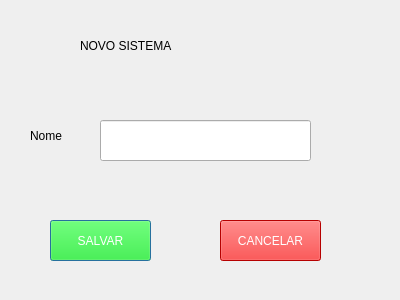
<?xml version="1.0" encoding="UTF-8"?>
<ui version="4.0">
 <class>Dialog</class>
 <widget class="QDialog" name="Dialog">
  <property name="geometry">
   <rect>
    <x>0</x>
    <y>0</y>
    <width>400</width>
    <height>300</height>
   </rect>
  </property>
  <property name="windowTitle">
   <string>Dialog</string>
  </property>
  <widget class="QLabel" name="label">
   <property name="geometry">
    <rect>
     <x>30</x>
     <y>110</y>
     <width>61</width>
     <height>51</height>
    </rect>
   </property>
   <property name="styleSheet">
    <string notr="true">font: 16pt &quot;MS Shell Dlg 2&quot;;</string>
   </property>
   <property name="text">
    <string>Nome</string>
   </property>
  </widget>
  <widget class="QLineEdit" name="lineEdit">
   <property name="geometry">
    <rect>
     <x>100</x>
     <y>120</y>
     <width>211</width>
     <height>41</height>
    </rect>
   </property>
  </widget>
  <widget class="QLabel" name="label_2">
   <property name="geometry">
    <rect>
     <x>80</x>
     <y>20</y>
     <width>241</width>
     <height>51</height>
    </rect>
   </property>
   <property name="styleSheet">
    <string notr="true">font: 24pt &quot;MS Shell Dlg 2&quot;;</string>
   </property>
   <property name="text">
    <string>NOVO SISTEMA</string>
   </property>
  </widget>
  <widget class="QPushButton" name="btSalvar">
   <property name="geometry">
    <rect>
     <x>50</x>
     <y>220</y>
     <width>101</width>
     <height>41</height>
    </rect>
   </property>
   <property name="styleSheet">
    <string notr="true">background-color: rgb(0, 255, 0);
color: rgb(255, 255, 255);
font: 75 12pt &quot;MS Shell Dlg 2&quot;;</string>
   </property>
   <property name="text">
    <string>SALVAR</string>
   </property>
  </widget>
  <widget class="QPushButton" name="btCancelar">
   <property name="geometry">
    <rect>
     <x>220</x>
     <y>220</y>
     <width>101</width>
     <height>41</height>
    </rect>
   </property>
   <property name="styleSheet">
    <string notr="true">background-color: rgb(255, 0, 0);
color: rgb(255, 255, 255);
font: 75 12pt &quot;MS Shell Dlg 2&quot;;</string>
   </property>
   <property name="text">
    <string>CANCELAR</string>
   </property>
  </widget>
 </widget>
 <resources/>
 <connections/>
</ui>
